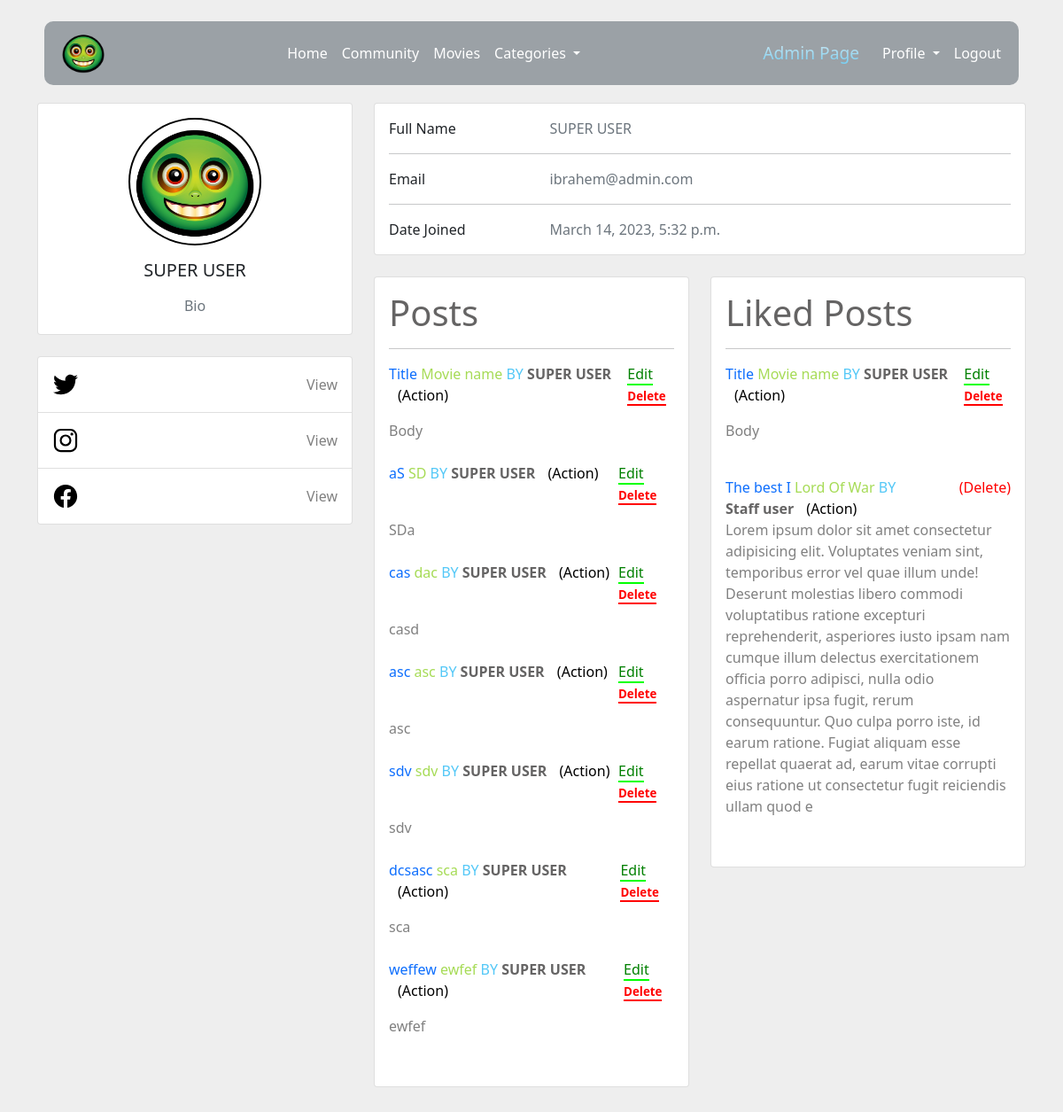
The page /members/1/profile (signed in) on the database its author committed.
### community_blog/models.py (models this page shows, shortened)
class Profile(models.Model):
    user = models.OneToOneField(
        User, null=True, blank=True, on_delete=models.CASCADE)
    bio = models.TextField()
    profile_pic = models.ImageField(
        null=True, blank=True, upload_to='images/profile')
    fb_url = models.URLField(max_length=200, null=True, blank=True)
    tw_url = models.URLField(max_length=200, null=True, blank=True)
    insta_url = models.URLField(max_length=200, null=True, blank=True)

class Post(models.Model):
    title = models.CharField(max_length=255)
    movie_name = models.TextField()
    category = models.CharField(max_length=255)
    body = models.TextField()
    movie_poster = models.ImageField(
        null=False, blank=False, upload_to='images/')
    author = models.ForeignKey(User, on_delete=models.CASCADE)
    likes = models.ManyToManyField(User, related_name='community_blog')
    Publication_date = models.DateTimeField(auto_now_add=True)

### members/views.py (the view)
# urls.py: path('<int:pk>/profile', ShowProfileView,
def ShowProfileView(request, pk=None):
    if pk:
        post_owner = get_object_or_404(User, pk=pk)
        user_posts = Post.objects.filter(author_id=pk)
        user_likes = Post.objects.filter(likes__in=[pk])
    else:
        post_owner = request
        user_posts = Post.objects.filter(author_id=pk)
        user_likes = Post.objects.filter(likes__in=[pk])
    return render(request, '../templates/registration/user_profile.html', {'post_owner': post_owner, 'user_posts': user_posts, 'user_likes': user_likes})

### community_blog/category_context_proccessor.py (called while the page is built)
def get_context_data(self, *args, **kwargs):
    categories_menu = Category.objects.all()
    return {'categories_menu': categories_menu}

### community_blog/models.py (called while the page is built)
    def __str__(self):
        return self.name

### members/auth.py (called while the page is built)
    def get_user(self, user_id):
        try:
            return get_user_model().objects.get(pk=user_id)
        except get_user_model().DoesNotExist:
            return None

### members/templates/registration/user_profile.html (shortened to what this page needs)
{% extends 'base.html' %}
{% load static %}
{% block content %}
{% if user.is_authenticated %}
<section>
  <div class="row" style="margin-bottom: 5vw;">
    <div class="col-lg-4">
      <div class="card mb-4">
        <div class="card-body text-center">
          {% if post_owner.profile.profile_pic %}
          <img
            src="{{ post_owner.profile.profile_pic.url }}"
            class="rounded-circle img-fluid"
            width="100"
            height="100"
            style="width: 150px; border: 2px black solid;padding: 5px;"
          />
          {% else %}
          <img
            src="{% static 'assets/image/person.svg' %}"
            class="rounded-circle img-fluid"
            style="width: 150px; border: 2px black solid;padding: 5px;"
          />
          {% endif %}
          <h5 class="my-3">{{ post_owner.get_full_name }}</h5>
          <p class="text-muted mb-1">{{ post_owner.profile.bio }}</p>
        </div>
      </div>
      <div class="card mb-4 mb-lg-0">
        <div class="card-body p-0">
          {% if post_owner.profile.tw_url %}
          <ul class="list-group list-group-flush rounded-3">
            <li class="list-group-item d-flex justify-content-between align-items-center p-3">
              <img width="30" src="{% static '/assets/image/logo-twitter.svg' %}" >
              <a href="{{ post_owner.profile.tw_url }}" style="color: gray;text-decoration: none;">View</a>
            </li>
            {% endif %}
            {% if post_owner.profile.insta_url %}
            <li class="list-group-item d-flex justify-content-between align-items-center p-3">
              <img width="30" src="{% static '/assets/image/logo-instagram.svg' %}" >
              <a href="{{ post_owner.profile.insta_url }}" style="color: gray;text-decoration: none;">View</a>
            </li>
            {% endif %}
            {% if post_owner.profile.fb_url %}
            <li class="list-group-item d-flex justify-content-between align-items-center p-3">
              <img width="30" src="{% static '/assets/image/logo-facebook.svg' %}" >
              <a href="{{ post_owner.profile.fb_url }}" style="color: gray;text-decoration: none;">View</a>
            </li>
          </ul>
          {% endif %}
        </div>
      </div>
    </div>
    <div class="col-lg-8">
      <div class="card mb-4">
        <div class="card-body">
          <div class="row">
            <div class="col-sm-3">
              <p class="mb-0">Full Name</p>
            </div>
            <div class="col-sm-9">
              <p class="text-muted mb-0">{{ post_owner.get_full_name }}</p>
            </div>
          </div>
          <hr>
          <div class="row">
            <div class="col-sm-3">
              <p class="mb-0">Email</p>
            </div>
            <div class="col-sm-9">
              <p class="text-muted mb-0">{{ post_owner.email }}</p>
            </div>
          </div>
          <hr>
          <div class="row">
            <div class="col-sm-3">
              <p class="mb-0">Date Joined</p>
            </div>
            <div class="col-sm-9">
              <p class="text-muted mb-0">{{ post_owner.date_joined }}</p>
            </div>
          </div>
        </div>
      </div>
      <div class="row">
        <div class="col-md-6">
          {% if user_posts %}
          <div class="card mb-4 mb-md-0">
            <div class="card-body">
              <h1 style="color: #656464;">Posts</h1>
              <hr>
              <ul style="padding: 0">
                {% for post in user_posts %}
                <li style="display: flex; justify-content: space-between">
                  <div>
                    <a
                      style="text-decoration: none"
                      href=" {% url 'article_details' post.pk %} "
                      >{{ post.title|slice:10 }}
                    </a>
                    <span style="color: rgb(166, 219, 86)"> {{ post.movie_name|slice:10 }}</span>
                    <span style="color: #54c8f7">BY
                      <a
                        href="{% url 'show_profile' post.author_id %}"
                        style="text-decoration: none; font-weight: 600;color: #656464;"
                      >
                        {{ post.author.get_full_name }}</a
                      >
                    </span>
                    <a
                      style="color: black; text-decoration: none; padding-left: 10px"
                      href="{% url 'category' post.category %}"
                      >({{ post.category }})</a
                    >
                  </div>
                  {% if user.id == post.author.id %}
                  <p style="width: 5.25vw;">
                    <a
                      style="
                        text-decoration: none;
                        color: green;
                        border-bottom: lime 2px solid;
                      "
                      href="{% url 'update_post' post.pk %}"
                      >Edit</a
                    >
                    <a
                      style="
                        text-decoration: none;
                        color: red;
                        border-bottom: red 2px solid;
                        font-weight: 600;
                        font-size: smaller;
                      "
                      href="{% url 'delete_post' post.pk %}"
                      >Delete</a
                    >
                  </p>
                  {% endif %}
                </li>
                <li style="list-style-type: none">
                  <a
                    style="text-decoration: none; width: 15%; color: gray"
                    href=" {% url 'article_details' post.pk %} "
                    >{{ post.body|slice:'500' }}</a
                  >
                </li>
                <br />
                {% endfor %}
              </ul>
              {% endif %}
            </div>
          </div>
        </div>
        {% if user_likes %}
        <div class="col-md-6">
          <div class="card mb-4 mb-md-0">
            <div class="card-body">
              <h1 style="color: #656464;">Liked Posts</h1>
              <hr>
              {% for post in user_likes %}
              <ul style="padding: 0">
                <li style="display: flex; justify-content: space-between">
                  <div>
                    <a
                      style="text-decoration: none"
                      href=" {% url 'article_details' post.pk %} "
                      >{{ post.title|slice:10 }}
                    </a>
                    <span style="color: rgb(166, 219, 86)"> {{ post.movie_name }}</span>
                    <span style="color: #54c8f7">BY
                      <a
                        href="{% url 'show_profile' post.author_id %}"
                        style="text-decoration: none; font-weight: 600;color: #656464;"
                      >
                        {{ post.author.get_full_name }}</a
                      >
                    </span>
                    <a
                      style="color: black; text-decoration: none; padding-left: 10px"
                      href="{% url 'category' post.category %}"
                      >({{ post.category }})</a
                    >
                  </div>
                  {% if user.id == post.author.id %}
                  <p style="width: 5.25vw;">
                    <a
                      style="
                        text-decoration: none;
                        color: green;
                        border-bottom: lime 2px solid;
                      "
                      href="{% url 'update_post' post.pk %}"
                      >Edit</a
                    >
                    <a
                      style="
                        text-decoration: none;
                        color: red;
                        border-bottom: red 2px solid;
                        font-weight: 600;
                        font-size: smaller;
                      "
                      href="{% url 'delete_post' post.pk %}"
                      >Delete</a
                    >
                  </p>
                  {% endif %}
                  {% if user.is_superuser %}
                  {% if user.id != post.author.id %}
                  <a
                    style="text-decoration: none; color: red; padding-left: 3vw"
                    href="{% url 'delete_post' post.pk %}"
                    >(Delete)</a
                  >
                  {% endif %}
                  {% endif %}
                </li>
                <li style="list-style-type: none">
                  <a
                    style="text-decoration: none; width: 15%; color: gray"
                    href=" {% url 'article_details' post.pk %} "
                    >{{ post.body|slice:'500' }}</a
                  >
                </li>
                <br />
              </ul>
              {% endfor %}
              {% endif %}
            </div>
          </div>
        </div>
      </div>
    </div>
  </div>
</div>
{% endif %}
{% endblock %}

### members/templates/registration/user_profile.html (style rules this page uses)
body { background-color: #eee; }

### rows shown on the page
Post: title "Title", movie_name "Movie name", author.get_full_name "SUPER USER", category "Action", shows "Edit", body "Body", shows "Delete"
Post: title "aS", movie_name "SD", author.get_full_name "SUPER USER", category "Action", shows "Edit", body "SDa"
Post: title "cas", movie_name "dac", author.get_full_name "SUPER USER", category "Action", shows "Edit", body "casd"
Post: title "asc", movie_name "asc", author.get_full_name "SUPER USER", category "Action", shows "Edit", body "asc"
Post: title "sdv", movie_name "sdv", author.get_full_name "SUPER USER", category "Action", shows "Edit", body "sdv"
Post: title "dcsasc", movie_name "sca", author.get_full_name "SUPER USER", category "Action", shows "Edit", body "sca"
Post: title "weffew", movie_name "ewfef", author.get_full_name "SUPER USER", category "Action", shows "Edit", body "ewfef"
Post: title "The best I", movie_name "Lord Of War", author.get_full_name "Staff user", category "Action", shows "(Delete)", body "Lorem ipsum dolor sit amet consectetur adipisicing elit. Voluptates veniam sint, temporibus error vel quae illum unde! Deserunt molestias libero commodi voluptatibus ratione excepturi reprehenderit, asperiores iusto ipsam nam cumque illum delectus exercitationem officia porro adipisci, nulla odio aspernatur ipsa fugit, rerum consequuntur. Quo culpa porro iste, id earum ratione. Fugiat aliquam esse repellat quaerat ad, earum vitae corrupti eius ratione ut consectetur fugit reiciendis ullam quod e"

### other values the page prints
{{ post_owner.get_full_name }} "SUPER USER"
{{ post_owner.profile.bio }} "Bio"
{{ post_owner.email }} "ibrahem@admin.com"
{{ post_owner.date_joined }} "March 14, 2023, 5:32 p.m."
